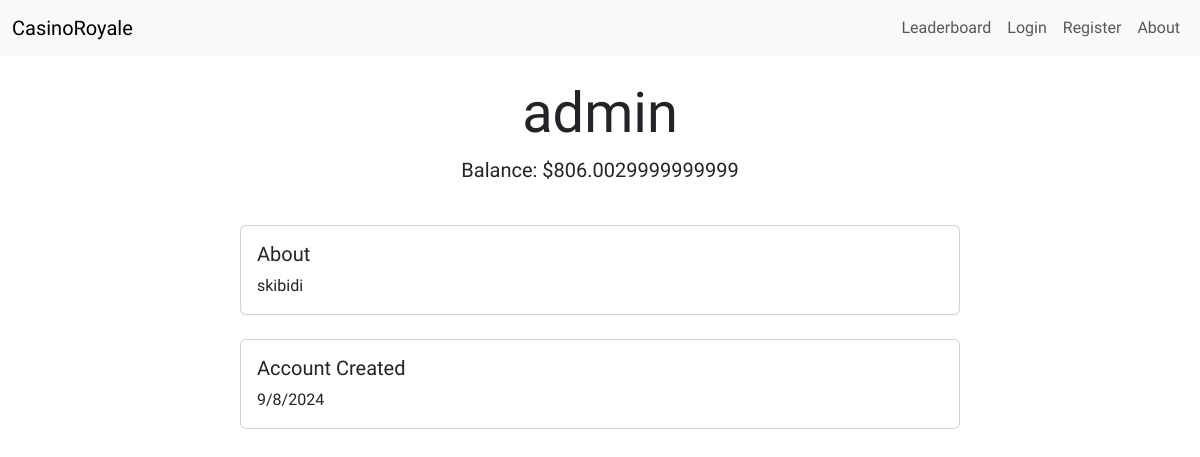
Before: /profile/1 with the older database file.
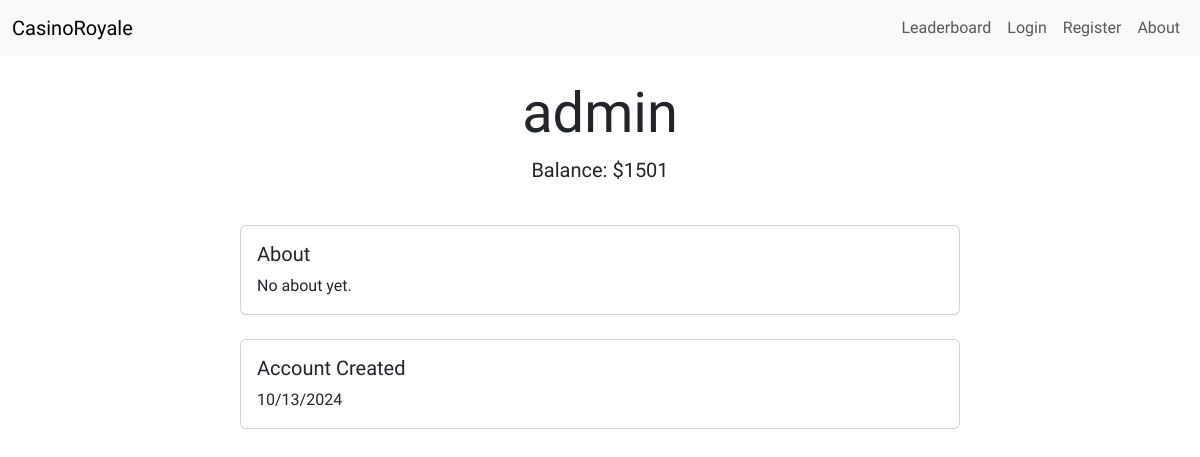
After: the same page with the newer database file.
### app/main.py (models this page shows, shortened)
class User(db.Model, UserMixin):
     id = db.Column(db.Integer, primary_key=True)
     username = db.Column(db.String, unique=True, nullable=False)
     password = db.Column(db.String, nullable=False)
     balance = db.Column(db.Integer, default=1500)
     about = db.Column(db.String(150))
     account_created = db.Column(db.String)

### app/main.py (the view)
@app.route('/profile/<int:user_id>', methods=['POST', 'GET'])
def profile(user_id):
    user = User.query.get_or_404(user_id)
    return render_template('profile.html', user=user)

### app/templates/profile.html (shortened to what this page needs)
{% extends 'base.html' %}  {% block content %}
<div class="container mt-4">
  <div class="row mb-4">
    <div class="col text-center">
      <h1 class="display-4">{{ user.username }}</h1>
      <p class="lead">Balance: ${{ user.balance }}</p>
    </div>
  </div>
  <div class="row mb-4">
    <div class="col-md-8 mx-auto">
      <div class="card">
        <div class="card-body">
          <h5 class="card-title">About</h5>
          <p class="card-text">{{ user.about }}</p>
        </div>
      </div>
    </div>
  </div>
  <div class="row">
    <div class="col-md-8 mx-auto">
      <div class="card">
        <div class="card-body">
          <h5 class="card-title">Account Created</h5>
          <p class="card-text">{{ user.account_created}}</p>
        </div>
      </div>
    </div>
  </div>
</div>
{% endblock %}

Changed rows visible on the page:
changed User "admin": balance "806.0029999999999" → "1501"; about "skibidi" → "No about yet."; account_created "9/8/2024" → "10/13/2024"
